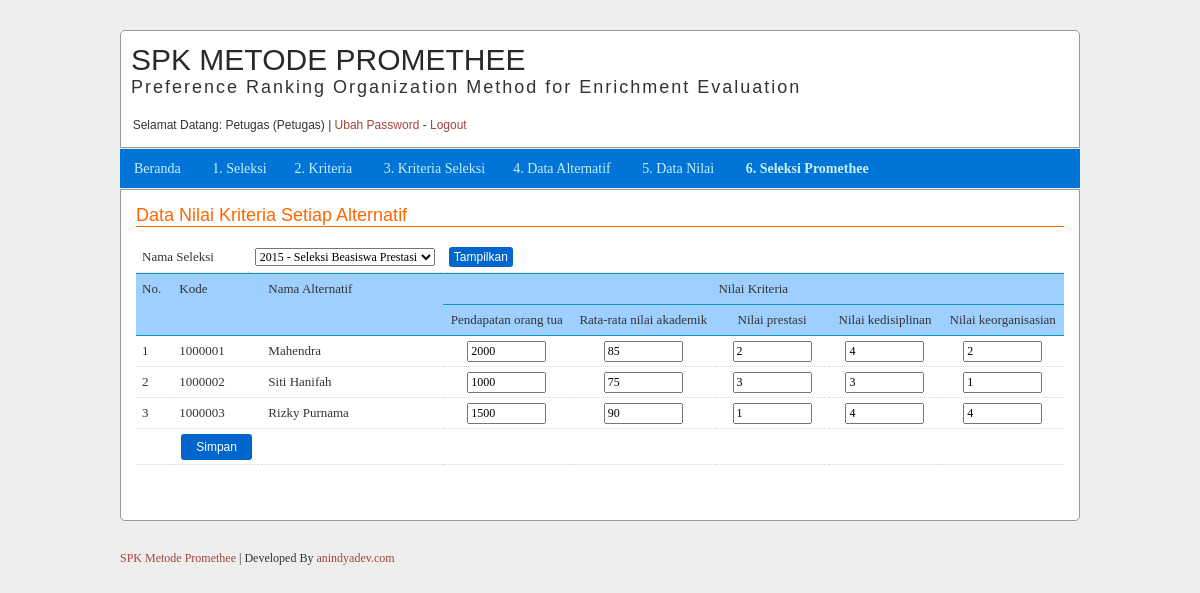
Page /?page=nilai (signed in) on the committed database.
### tables this page shows
CREATE TABLE `pengguna` (
  `id_pengguna` int(11) NOT NULL,
  `nama` varchar(50) NOT NULL,
  `username` varchar(200) NOT NULL,
  `password` varchar(50) NOT NULL,
  `tipe` int(1) NOT NULL
);

CREATE TABLE `seleksi_kriteria` (
  `id_seleksi_kriteria` int(11) NOT NULL,
  `id_seleksi` int(11) NOT NULL,
  `id_kriteria` int(11) NOT NULL,
  `bobot` int(3) NOT NULL
);

CREATE TABLE `kriteria` (
  `id_kriteria` int(11) NOT NULL,
  `kriteria` varchar(50) NOT NULL,
  `preferensi` char(3) NOT NULL,
  `tipe_preferensi` int(1) NOT NULL,
  `nilai_q` double NOT NULL,
  `nilai_p` double NOT NULL,
  `gausian` double NOT NULL
);

CREATE TABLE `seleksi_alternatif` (
  `id_seleksi_alternatif` int(11) NOT NULL,
  `id_seleksi` int(11) NOT NULL,
  `id_alternatif` int(11) NOT NULL
);

CREATE TABLE `alternatif` (
  `id_alternatif` int(11) NOT NULL,
  `kode` varchar(20) NOT NULL,
  `alternatif` varchar(50) NOT NULL
);

CREATE TABLE `nilai_kriteria` (
  `id_nilai_kriteria` int(11) NOT NULL,
  `id_seleksi_alternatif` int(11) NOT NULL,
  `id_seleksi_kriteria` int(11) NOT NULL,
  `nilai` double NOT NULL
);

### config/library.php (called while the page is built, shortened)
<?php
function antiinjec($koneksi, $data){
  $filter_sql = mysqli_real_escape_string($koneksi, stripslashes(strip_tags(htmlspecialchars($data,ENT_QUOTES))));
  return $filter_sql;
}
?>

### data_nilai.php (the view, shortened to what this page needs)
<h1>Data Nilai Kriteria Setiap Alternatif</h1>
<?php
$seleksi=antiinjec($koneksi,@$_POST['seleksi']);
$stat=antiinjec($koneksi,@$_REQUEST['stat']);
?>
<form method="post" action="#" enctype="multipart/form-data">
<table width="100%" border="0" cellspacing="0" cellpadding="0">
  <tr>
    <td width="14%">Nama Seleksi</td>
    <td width="3%">
    <select name="seleksi">
    	<?php
		$q_bea="SELECT id_seleksi, seleksi, tahun FROM seleksi ORDER BY tahun DESC, seleksi ASC";
		$h_bea=$koneksi->query($q_bea);
		while($d_bea=mysqli_fetch_array($h_bea)){
		?>
			<option value="<?php echo $d_bea['id_seleksi']; ?>" <?php if($d_bea['id_seleksi']==$seleksi) { echo "selected"; } ?>>
            	<?php echo $d_bea['tahun']." - ".$d_bea['seleksi']; ?>
            </option>
        <?php
		}
		?>
    </select>
    </td>
    <td width="83%"><input name="" type="submit" value="Tampilkan" class="tombol"/></td>
  </tr>
</table>
</form>
<?php
if($seleksi=="") {
  $q_bea="SELECT id_seleksi FROM seleksi ORDER BY tahun DESC, seleksi ASC LIMIT 0, 1";
  $h_bea=$koneksi->query($q_bea);
  $d_bea=mysqli_fetch_array($h_bea);
  $seleksi=$d_bea['id_seleksi'];
}
$qk="SELECT a.*, b.kriteria FROM seleksi_kriteria as a, kriteria as b WHERE a.id_kriteria=b.id_kriteria AND a.id_seleksi='$seleksi'";
$hk=$koneksi->query($qk);
$jmlkkolom=mysqli_num_rows($hk);
?>
<div class="test2">
<form action="aksi_nilai.php" method="post" enctype="multipart/form-data" id="form1">
<table width="100%" border="0" cellspacing="0" cellpadding="4">
  <tr>
    <th width="24" rowspan="2">No.</th>
    <th width="74" rowspan="2">Kode</th>
    <th width="162" rowspan="2">Nama Alternatif</th>
    <th colspan="<?php echo $jmlkkolom; ?>"><div style="text-align:center;">Nilai Kriteria</div></th>
    </tr>
  <tr>
    <?php
		while($dk=mysqli_fetch_array($hk)){
	?>
    <th width="97"><div style="text-align:center;"><?php echo "$dk[kriteria]"; ?></div></th>
    <?php } ?>
  </tr>
<?php
$no=0;
$queryX="SELECT a.id_alternatif, a.kode, a.alternatif, c.id_seleksi_alternatif FROM alternatif as a, seleksi_alternatif as c
		 WHERE a.id_alternatif=c.id_alternatif AND c.id_seleksi='$seleksi' ORDER BY c.id_seleksi_alternatif ASC";
$hqueryX=$koneksi->query($queryX);
while ($dquX=mysqli_fetch_array($hqueryX)){
	$no=$no+1;
?>
  <tr>
    <td><?php echo"$no"; ?></td>
    <td><?php echo"$dquX[kode]"; ?></td>
    <td><?php echo"$dquX[alternatif]"; ?></td>
    <?php
		$qk2="SELECT a.*, b.kriteria FROM seleksi_kriteria as a, kriteria as b WHERE a.id_kriteria=b.id_kriteria AND a.id_seleksi='$seleksi'";
		$hk2=$koneksi->query($qk2);
		while($dk2=mysqli_fetch_array($hk2)){
		$qn="SELECT nilai FROM nilai_kriteria WHERE id_seleksi_kriteria='$dk2[0]' and id_seleksi_alternatif='$dquX[id_seleksi_alternatif]'";
		$hn=$koneksi->query($qn);
		$dn=mysqli_fetch_array($hn);
		?>
        <td>
        <div style="text-align:center;">
        <input type="text" name="nilai[<?php echo $dk2['id_seleksi_kriteria'];?>][<?php echo $dquX['id_seleksi_alternatif']; ?>]" value="<?php echo @$dn['nilai']; ?>" size="8">
        </div>
        </td>
    <?php } ?>
    </tr>
<?php } ?>
    <tr>
      <td>&nbsp;</td>
      <td>
      <input type="submit" name="btn_simpan" value="Simpan" class="tombol2">
      </td>
      <td>&nbsp;</td>
      <td colspan="<?php echo $jmlkkolom; ?>"><?php if($stat=="ok") { ?> <span style="font-size:14px; color:#0066CC; font-weight:bold;"><?php echo "Data berhasil disimpan."; ?></span><?php } ?> </td>
    </tr>
</table>
</form>
</div>

### index.php (shortened to what this page needs)
<?php
include "./config/library.php";
include "./config/koneksi.php";
$ses_nama_pengguna=@$_SESSION['ses_nama_pengguna'];
if($ses_nama_pengguna=="")
{
	?>
	<script language="JavaScript">document.location='login.php'</script>
	<?php
} else {
	$queryadm="SELECT * FROM pengguna WHERE username='$ses_nama_pengguna'";
	$hasiladm=$koneksi->query($queryadm);
	$dataadm=mysqli_fetch_array($hasiladm);
	if($dataadm['tipe']==1) { $tipe_pengguna="Administrator"; }
	elseif($dataadm['tipe']==2) { $tipe_pengguna="Petugas"; }
?>
<!DOCTYPE html>
<link rel="stylesheet" href="styles/elegant-press.css" type="text/css" />
</head>
<body>
<div class="main-container">
  <header>
    <h1><a href="http://anindyadev.com/source-code-program.htm" target="_blank">SPK METODE PROMETHEE</a></h1>
    <p id="tagline">Preference Ranking Organization Method for Enrichment Evaluation</p>
  <div id="sub-headline">
    <div class="tagline_left">&nbsp;&nbsp;Selamat Datang: <?php echo $dataadm['nama']." (".$tipe_pengguna; ?>) |
    <a href="?page=ubah-password">Ubah Password</a> - <a href="logout.php">Logout</a></div>
    <br class="clear" />
  </div>
  </header>
</div>
<div class="main-container">
  <div id="nav-container">
   <nav>
    <ul class="nav">
      <li><a href="./">Beranda</a></li>
      <li><a href="?page=seleksi">1. Seleksi</a>
      <li><a href="?page=kriteria">2. Kriteria</a></li>
      <li><a href="?page=seleksikriteria">3. Kriteria Seleksi</a>
      <li><a href="#">4. Data Alternatif</a>
      </li>
      <li><a href="?page=nilai">5. Data Nilai</a></li>
      <li><a href="?page=seleksi-proses"><b>6. Seleksi Promethee</b></a></li>
    </ul>
   </nav>
  </div>
</div>
<div class="main-container">
  <div class="container1">
    <div class="box">
    	<?php
			$page=antiinjec($koneksi,@$_GET['page']);
			if($page=="seleksi" && $dataadm['tipe']==1){ include "data_seleksi.php"; }
			elseif($page=="seleksi-input" && $dataadm['tipe']==1){ include "input_seleksi.php"; }
			elseif($page=="kriteria" && $dataadm['tipe']==1){ include "data_kriteria.php"; }
			elseif($page=="kriteria-input" && $dataadm['tipe']==1){ include "input_kriteria.php"; }
			elseif($page=="seleksikriteria" && $dataadm['tipe']==1){ include "data_seleksi_kriteria.php"; }
			elseif($page=="seleksikriteria-input" && $dataadm['tipe']==1){ include "input_seleksi_kriteria.php"; }
			elseif($page=="alternatif"){ include "data_alternatif.php"; }
			elseif($page=="alternatif-input"){ include "input_alternatif.php"; }
			elseif($page=="alternatif-seleksi"){ include "data_alternatif_seleksi.php"; }
			elseif($page=="alternatifseleksi-input"){ include "input_alternatif_seleksi.php"; }
			elseif($page=="pengguna" && $dataadm['tipe']==1){ include "data_pengguna.php"; }
			elseif($page=="pengguna-input" && $dataadm['tipe']==1){ include "input_pengguna.php"; }
			elseif($page=="nilai"){ include "data_nilai.php"; }
			elseif($page=="seleksi-proses"){ include "data_seleksi_hasil.php"; }
			elseif($page=="seleksi-rank"){ include "data_seleksi_rank.php"; }
			elseif($page=="ubah-password"){ include "set_password.php"; }
			else {
      }
		?>
    </div>
  </div>
  <footer>
    <p class="tagline_left"><a href="" target="_blank">SPK Metode Promethee</a> | Developed By <a href="" target="_blank">anindyadev.com</a></p>
    <br class="clear" />
  </footer>
  <br>
</div>
    </body>
</html>
<?php } ?>

### rows in the picture
pengguna: nama "Petugas", tipe "Petugas"
seleksi_kriteria: id_kriteria.kriteria "Pendapatan orang tua", nilai "2000", nilai "1000", nilai "1500"
seleksi_kriteria: id_kriteria.kriteria "Rata-rata nilai akademik", nilai "85", nilai "75", nilai "90"
seleksi_kriteria: id_kriteria.kriteria "Nilai prestasi", nilai "2", id_seleksi_kriteria.nilai "3", nilai "1"
seleksi_kriteria: id_kriteria.kriteria "Nilai kedisiplinan", id_seleksi_kriteria.nilai "4", nilai "3"
seleksi_kriteria: id_kriteria.kriteria "Nilai keorganisasian", nilai "2", nilai "1", nilai "4"
seleksi_alternatif: id_alternatif.kode "1000001", id_alternatif.alternatif "Mahendra"
seleksi_alternatif: id_alternatif.kode "1000002", id_alternatif.alternatif "Siti Hanifah"
seleksi_alternatif: id_alternatif.kode "1000003", id_alternatif.alternatif "Rizky Purnama"

### other values in the picture
form field seleksi "2015 - Seleksi Beasiswa Prestasi"
